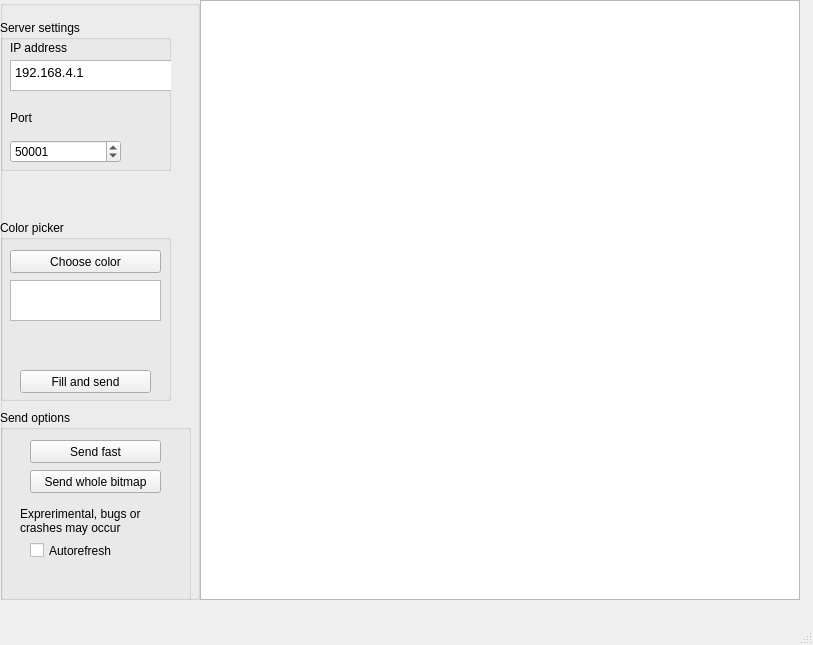
<?xml version="1.0" encoding="UTF-8"?>
<ui version="4.0">
 <class>MainWindow</class>
 <widget class="QMainWindow" name="MainWindow">
  <property name="geometry">
   <rect>
    <x>0</x>
    <y>0</y>
    <width>813</width>
    <height>645</height>
   </rect>
  </property>
  <property name="windowTitle">
   <string>MainWindow</string>
  </property>
  <widget class="QWidget" name="centralwidget">
   <widget class="QGraphicsView" name="graphicsView">
    <property name="enabled">
     <bool>true</bool>
    </property>
    <property name="geometry">
     <rect>
      <x>200</x>
      <y>0</y>
      <width>600</width>
      <height>600</height>
     </rect>
    </property>
   </widget>
   <widget class="QGroupBox" name="mainMenu">
    <property name="geometry">
     <rect>
      <x>0</x>
      <y>0</y>
      <width>200</width>
      <height>600</height>
     </rect>
    </property>
    <property name="title">
     <string/>
    </property>
    <widget class="QGroupBox" name="settings_group">
     <property name="geometry">
      <rect>
       <x>0</x>
       <y>20</y>
       <width>171</width>
       <height>151</height>
      </rect>
     </property>
     <property name="title">
      <string>Server settings</string>
     </property>
     <widget class="QTextEdit" name="ipaddr_input">
      <property name="geometry">
       <rect>
        <x>10</x>
        <y>40</y>
        <width>171</width>
        <height>31</height>
       </rect>
      </property>
      <property name="html">
       <string>&lt;!DOCTYPE HTML PUBLIC &quot;-//W3C//DTD HTML 4.0//EN&quot; &quot;http://www.w3.org/TR/REC-html40/strict.dtd&quot;&gt;
&lt;html&gt;&lt;head&gt;&lt;meta name=&quot;qrichtext&quot; content=&quot;1&quot; /&gt;&lt;meta charset=&quot;utf-8&quot; /&gt;&lt;style type=&quot;text/css&quot;&gt;
p, li { white-space: pre-wrap; }
hr { height: 1px; border-width: 0; }
li.unchecked::marker { content: &quot;\2610&quot;; }
li.checked::marker { content: &quot;\2612&quot;; }
&lt;/style&gt;&lt;/head&gt;&lt;body style=&quot; font-family:'Ubuntu'; font-size:10pt; font-weight:400; font-style:normal;&quot;&gt;
&lt;p style=&quot; margin-top:0px; margin-bottom:0px; margin-left:0px; margin-right:0px; -qt-block-indent:0; text-indent:0px;&quot;&gt;192.168.4.1&lt;/p&gt;&lt;/body&gt;&lt;/html&gt;</string>
      </property>
     </widget>
     <widget class="QLabel" name="label">
      <property name="geometry">
       <rect>
        <x>10</x>
        <y>20</y>
        <width>71</width>
        <height>16</height>
       </rect>
      </property>
      <property name="text">
       <string>IP address</string>
      </property>
     </widget>
     <widget class="QLabel" name="label_2">
      <property name="geometry">
       <rect>
        <x>10</x>
        <y>90</y>
        <width>71</width>
        <height>16</height>
       </rect>
      </property>
      <property name="text">
       <string>Port</string>
      </property>
     </widget>
     <widget class="QSpinBox" name="port_input">
      <property name="geometry">
       <rect>
        <x>10</x>
        <y>120</y>
        <width>111</width>
        <height>23</height>
       </rect>
      </property>
      <property name="maximum">
       <number>65535</number>
      </property>
      <property name="value">
       <number>50001</number>
      </property>
     </widget>
    </widget>
    <widget class="QGroupBox" name="color_group">
     <property name="geometry">
      <rect>
       <x>0</x>
       <y>220</y>
       <width>171</width>
       <height>181</height>
      </rect>
     </property>
     <property name="title">
      <string>Color picker</string>
     </property>
     <widget class="QPushButton" name="btn_color_select">
      <property name="geometry">
       <rect>
        <x>10</x>
        <y>30</y>
        <width>151</width>
        <height>23</height>
       </rect>
      </property>
      <property name="text">
       <string>Choose color</string>
      </property>
     </widget>
     <widget class="QGraphicsView" name="color_preview">
      <property name="geometry">
       <rect>
        <x>10</x>
        <y>60</y>
        <width>151</width>
        <height>41</height>
       </rect>
      </property>
     </widget>
     <widget class="QPushButton" name="btn_fill">
      <property name="geometry">
       <rect>
        <x>20</x>
        <y>150</y>
        <width>131</width>
        <height>23</height>
       </rect>
      </property>
      <property name="text">
       <string>Fill and send</string>
      </property>
     </widget>
    </widget>
    <widget class="QGroupBox" name="groupBox">
     <property name="geometry">
      <rect>
       <x>0</x>
       <y>410</y>
       <width>191</width>
       <height>191</height>
      </rect>
     </property>
     <property name="title">
      <string>Send options</string>
     </property>
     <widget class="QPushButton" name="btn_send_2">
      <property name="geometry">
       <rect>
        <x>30</x>
        <y>30</y>
        <width>131</width>
        <height>23</height>
       </rect>
      </property>
      <property name="text">
       <string>Send fast</string>
      </property>
     </widget>
     <widget class="QLabel" name="label_3">
      <property name="geometry">
       <rect>
        <x>20</x>
        <y>90</y>
        <width>161</width>
        <height>41</height>
       </rect>
      </property>
      <property name="text">
       <string>Exprerimental, bugs or crashes may occur</string>
      </property>
      <property name="scaledContents">
       <bool>false</bool>
      </property>
      <property name="wordWrap">
       <bool>true</bool>
      </property>
     </widget>
     <widget class="QCheckBox" name="checkBox">
      <property name="geometry">
       <rect>
        <x>30</x>
        <y>130</y>
        <width>111</width>
        <height>21</height>
       </rect>
      </property>
      <property name="text">
       <string>Autorefresh</string>
      </property>
     </widget>
     <widget class="QPushButton" name="btn_send">
      <property name="geometry">
       <rect>
        <x>30</x>
        <y>60</y>
        <width>131</width>
        <height>23</height>
       </rect>
      </property>
      <property name="text">
       <string>Send whole bitmap</string>
      </property>
     </widget>
    </widget>
   </widget>
  </widget>
  <widget class="QMenuBar" name="menubar">
   <property name="geometry">
    <rect>
     <x>0</x>
     <y>0</y>
     <width>813</width>
     <height>20</height>
    </rect>
   </property>
  </widget>
  <widget class="QStatusBar" name="statusbar"/>
 </widget>
 <resources/>
 <connections/>
</ui>
